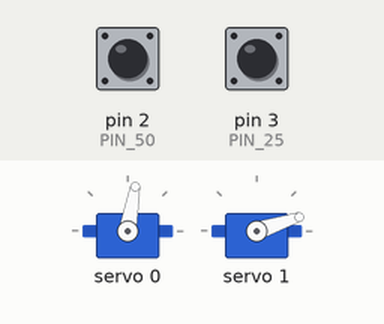
This sketch was run on a simulated Arduino Uno, built with avr-gcc and run on an emulated ATmega328P. Shown: 2 × servo. The inputs (shaded band) are chosen by the test bench; at power-on: pin 2 (PIN_50) HIGH, pin 3 (PIN_25) HIGH.

Above: at 0.2 s.
At 0.7 s:
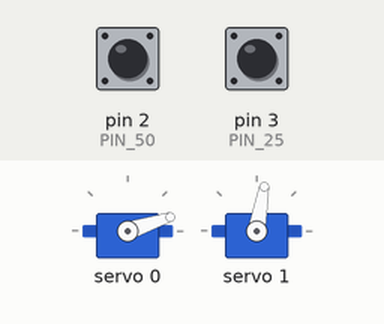
Timing chart, 0 to 2.2 s (numbered marks = the images above):
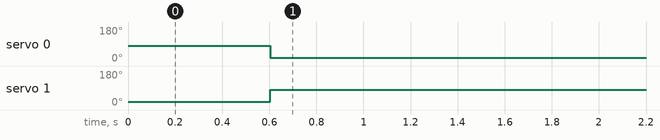

The sketch:

test_software.ino
```cpp
#include <Wire.h>
#include <Adafruit_PWMServoDriver.h>

Adafruit_PWMServoDriver pwm = Adafruit_PWMServoDriver(0x40);

// While D2 is LOW: go to CENTER, return after 2 s, wait 5 s, repeat.
const unsigned long CENTER_TIME_MS = 400;
const unsigned long PAUSE_TIME_MS = 5000;


const int CENTER = 28;//28
const int MIN = 15;//10


// Inputs:
// D2 connected to GND -> 50%
// D3 connected to GND -> 25%
// Nothing connected    -> 0%
const int PIN_50 = 2;
const int PIN_25 = 3;

// Servo pulse range.
// If the servo hits its mechanical stop, reduce this range.
const int SERVO_MIN = 0;
const int SERVO_MAX = 1000;

// Normal servo channel after the startup test.
const int SERVO_CHANNEL = 0;

// Second servo runs mirrored (contra) to the first one, within the MIN..CENTER range.
const int SERVO_CHANNEL_2 = 1;

void setup() {
  pinMode(PIN_50, INPUT_PULLUP);
  pinMode(PIN_25, INPUT_PULLUP);

  pwm.begin();
  pwm.setPWMFreq(50);
  delay(100);

  // Startup test:
  // Move ALL 16 PCA9685 channels left/right twice.
  // for (int i = 0; i < 2; i++) {
    // setAllServoPercent(0);
    // delay(700);

    // setAllServoPercent(100);
    // delay(700);
  // }

  // Finish startup test at 0%.
  setServos(CENTER);
  delay(500);
}


// D2 only counts as released after it stayed HIGH this long (switch bounce).
const unsigned long DEBOUNCE_MS = 50;

bool pin50Pressed = false;
unsigned long pin50LastLow = 0;

bool pin50Active = false;
bool atCenter = false;
unsigned long phaseStart = 0;

void loop() {
  unsigned long now = millis();

  if (digitalRead(PIN_50) == LOW) {
    pin50Pressed = true;
    pin50LastLow = now;
  }
  else if (pin50Pressed && now - pin50LastLow >= DEBOUNCE_MS) {
    pin50Pressed = false;
    pin50Active = false;
  }

  if (pin50Pressed) {
    if (!pin50Active) {
      // D2 just went LOW: start with a move to CENTER.
      pin50Active = true;
      atCenter = true;
      phaseStart = now;
      setServos(CENTER);
    }
    else if (atCenter && now - phaseStart >= CENTER_TIME_MS) {
      // 500 ms at CENTER: go back.
      atCenter = false;
      phaseStart = now;
      setServos(MIN);
    }
    else if (!atCenter && now - phaseStart >= PAUSE_TIME_MS) {
      // 3 s after going back: CENTER again.
      atCenter = true;
      phaseStart = now;
      setServos(CENTER);
    }
  }
  else if (digitalRead(PIN_25) == LOW) {
    setServos(CENTER);
  }
  else {
    setServos(MIN);
  }

  delay(20);
}

void setServoPercent(int channel, int percent) {
  percent = constrain(percent, 0, 100);

  int pulse = map(percent, 0, 100, SERVO_MIN, SERVO_MAX);
  pwm.setPWM(channel, 0, pulse);
}

// Sets servo 1 to percent and servo 2 to the mirrored position:
// MIN <-> CENTER swapped, so servo 2 stays within the usable pulse range.
void setServos(int percent) {
  setServoPercent(SERVO_CHANNEL, percent);
  setServoPercent(SERVO_CHANNEL_2, MIN + CENTER - percent);
}

void setAllServoPercent(int percent) {
  for (int channel = 0; channel < 16; channel++) {
    setServoPercent(channel, percent);
  }
}
```

Measured:
- by itself, servo 0: 80° → 18° at 0.60 s
- by itself, servo 1: 18° → 80° at 0.60 s
